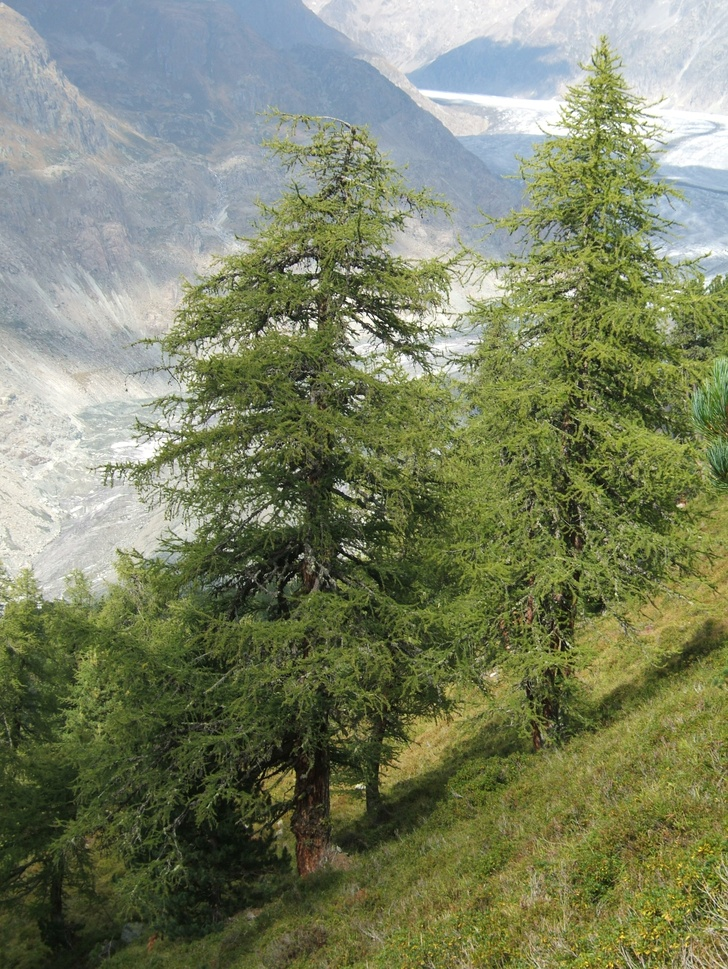
#> input picture resource/Larix_decidua_Aletschwald.jpg, 728 x 969 px, shrunk from 3040 x 4048 before the run
$ python color.py
#> lines starting #> are read from the running program, lines starting #| are printed output that depends on the picture
### src/color.py
import numpy as np


def shift(red: int, green: int, blue: int):
    scalars = np.array([red, green, blue])

    def func(rgb: np.array):
        rgb[:] = np.multiply(rgb, scalars)

    return func

### color.py
import numpy as np
from matplotlib import image, pyplot

import src.color as color

if __name__ == "__main__":
    trees = "resource/Larix_decidua_Aletschwald.jpg"
    image = np.array(image.imread(trees), dtype=float)

    np.apply_along_axis(color.shift(0.8, 0.5, 1.2), 2, image)

    image = image.astype(int)
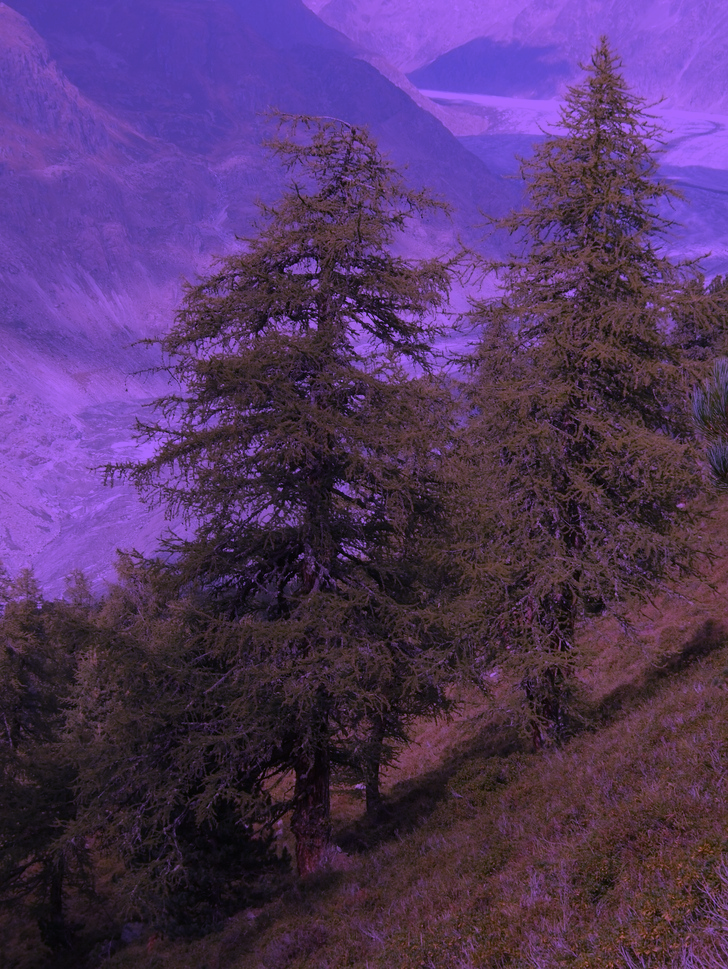
#> image: shape (969, 728, 3) int64; mean R, G, B 97.9, 64.8, 120.3; drawn with min black and max white

    print(image)
#> (printed output is left out)
    pyplot.imshow(image)
    pyplot.show()
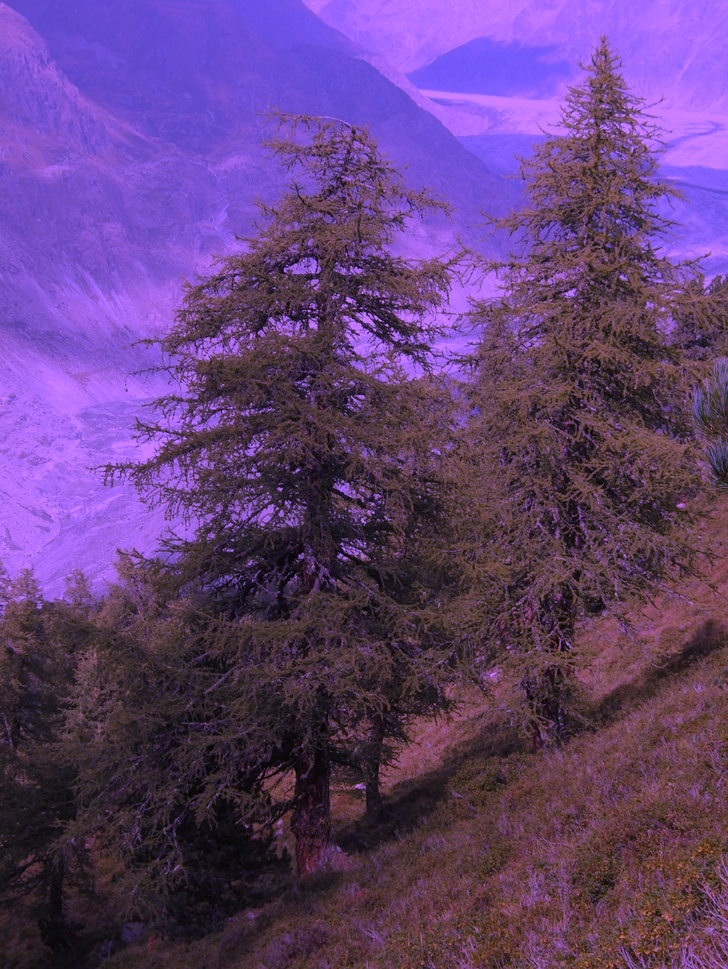
#> shown: shape (969, 728, 3); mean R, G, B 97.9, 64.8, 118.8
